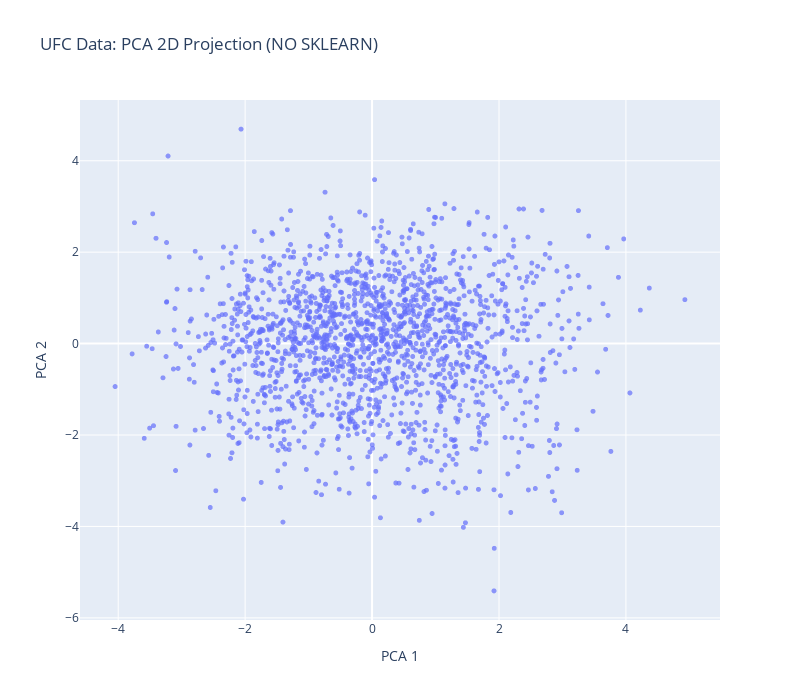

The code cell stored with this chart in its notebook:
### Code cell
import numpy as np
import pandas as pd
from sklearn.preprocessing import StandardScaler
from scipy.stats import zscore
import plotly.express as px
import time
start_time = time.perf_counter()

# Copy + mean-center
df_copy = df.copy() # we copy to avoid modifying the original dataframe

# Compute z-scores for each numerical column (outlier deletion step 1)
z_scores = np.abs(zscore(df_copy, nan_policy='omit'))

# Set threshold for outlier detection (outlier deletion part 2)
threshold = 3

# Keep only rows where all z-scores are below the threshold (outlier deletion step 3)
df_pruned = df_copy[(z_scores < threshold).all(axis=1)]

# Standardize the data (Important for PCA)
scaler = StandardScaler()
X = scaler.fit_transform(df_pruned) # Center at mean, divide by standard deviation

# Calculating covariance matrix and its eigenvalues/vectors
S = X.T @ X # We don't need to normalize by n-1 for PCA; scalar multiples do not affect eigenvectors
eigvals, eigvecs = np.linalg.eig(S) # eigenvalue decomposition

# Sort by descending eigenvalue
idx = np.argsort(eigvals)[::-1] # np.argsort sorts INDICES that WOULD SORT the array in ascending order; [::-1] reverses the order
eigvals = eigvals[idx] # sorted eigenvalues
eigvecs = eigvecs[:, idx] # sorted eigenvectors

# Top 3 components
W = eigvecs[:, :3]
X_pca = X @ W

# Create dictionary of Labels vs. Eigenvector Weights
pca_weights_1 = dict(zip(df_pruned.columns, W[:, 0])) # zip() creates an abstract object that combies information from both 'df_prunced.columns' and 'W[:, 0]'
pca_weights_2 = dict(zip(df_pruned.columns, W[:, 1])) # dict() automatically 'unzips' the information with the first argument as keys and the second as values
pca_weights_3 = dict(zip(df_pruned.columns, W[:, 2])) # We do this 3 times for our 3 principal components!

# Create DataFrame for visualization
pca_df = pd.DataFrame({
    'PCA 1': X_pca[:, 0],
    'PCA 2': X_pca[:, 1],
    'PCA 3': X_pca[:, 2],
    'Fighter': df_pruned.index,
    'Wins': df_pruned.get('wins')
})

# 2D scatter plot
fig = px.scatter(
    pca_df,
    x='PCA 1',
    y='PCA 2',
    hover_name='Fighter',       # main hover label
    hover_data={'Wins': True},  # extra data to show
    title='UFC Data: PCA 2D Projection (NO SKLEARN)',
    width=800,
    height=700
)

fig.update_traces(marker=dict(size=5, opacity=0.7))
fig.show()

end_time = time.perf_counter()
elapsed_time = end_time - start_time
print(f"Execution time: {elapsed_time:.6f} seconds")

### Figure 1 — Plotly figure (JSON) as saved in the notebook; plotly's stock layout.template omitted (floating-point values rounded to 4 significant figures; data arrays with more than 128 entries replaced by an {"elided": "..."} marker saying what was removed)
{"data": [{"customdata": {"elided": "1690x1 float values"}, "hovertemplate": "<b>%{hovertext}</b><br><br>PCA 1=%{x}<br>PCA 2=%{y}<br>Wins=%{customdata[0]}<extra></extra>", "hovertext": {"elided": "1690 str values"}, "legendgroup": "", "marker": {"color": "#636efa", "opacity": 0.7, "size": 5, "symbol": "circle"}, "mode": "markers", "name": "", "showlegend": false, "type": "scattergl", "x": {"elided": "1690 float values"}, "xaxis": "x", "y": {"elided": "1690 float values"}, "yaxis": "y"}], "layout": {"height": 700, "legend": {"tracegroupgap": 0}, "title": {"text": "UFC Data: PCA 2D Projection (NO SKLEARN)"}, "width": 800, "xaxis": {"anchor": "y", "domain": [0, 1], "title": {"text": "PCA 1"}}, "yaxis": {"anchor": "x", "domain": [0, 1], "title": {"text": "PCA 2"}}}}
